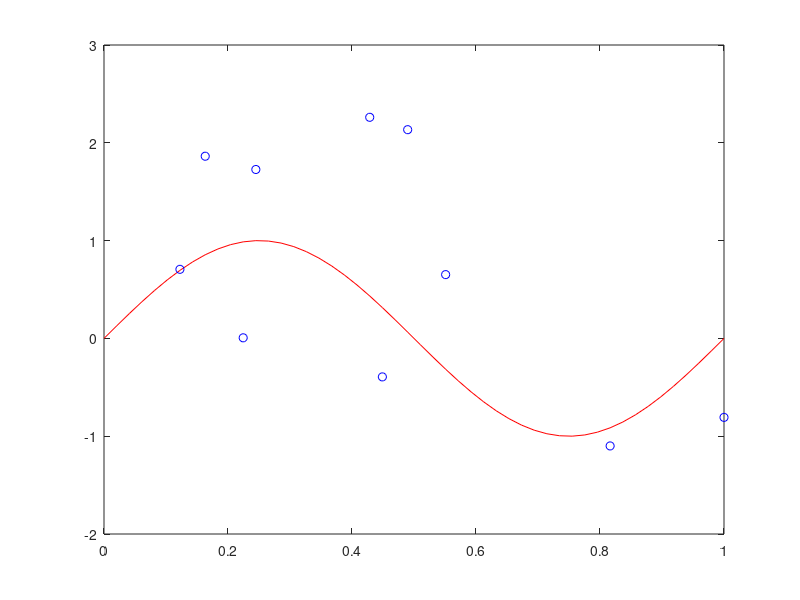

This chart was generated by the following MATLAB code: (Note: this script raises an error after producing the figure.)
%Esempio di Curve Fitting con Gaussian Basis function
clc;clear;close all

x=linspace(0,1,50);
%curva da stimare
y=sin(2*pi*x);

%Valori osservati con Rumore additivo
y1=randperm(50);

%Numero punti osservati
n=10;
rumore=randn(1,n);
t=y(y1(1:n))+rumore;
xt=x(y1(1:n));

plot(x,y,'r');hold on
plot(xt,t,'ob');


%Approssimazione attraverso Polinomio di grado 3
basi=@(x,u,s)([ (x-u(1))/(2*s^2) , (x-u(2))/(2*s^2) ,(x-u(3))/(2*s^2)]);
%calcolo i coefficienti del polinomio
[w]=LinearBasis(t',xt,basi)


% Valuto il polinomio su tutto il dominio di rappresentazione
for i=1:50
    y(i)=sum(basi(x(i))*w);
    
end
plot(x,y,'g')

% La distribuzione predittiva sarà
% N(t| y(x,w), b)
%
w_ml=w;

%Calcolo la varianza della Gaussiana
s=0;
for i=1:n
    s=s+( t(i)-basi(xt(i))*w_ml )^2;
end
s=s/n;

s=sqrt(1/s);
%Valuto la distribuzione predittiva su t che mi restituisce la probabilità che t
% assuma un determinato valore in corrispondenza di xt(i)
for i=1:10
    Media=basi(xt(i))*w_ml;
    
    % Calcolo la distribuzibe su
    T=linspace(Media-4*s,Media+4*s,50);
    
    N= exp(-( (Media-T).^2 )./(2*s^2) ) ./sqrt(2*pi*s^2);
    
       
    plot(xt(i)+N,T,'m');
end